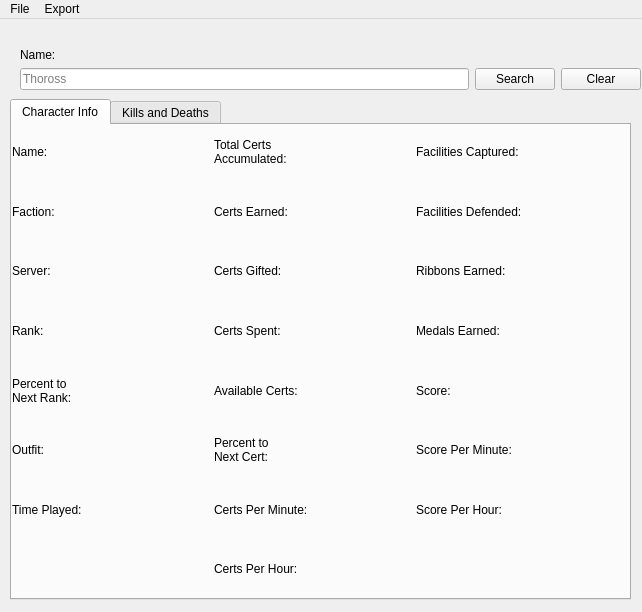
<?xml version="1.0" encoding="UTF-8"?>
<ui version="4.0">
 <class>MainWindow</class>
 <widget class="QMainWindow" name="MainWindow">
  <property name="geometry">
   <rect>
    <x>0</x>
    <y>0</y>
    <width>642</width>
    <height>612</height>
   </rect>
  </property>
  <property name="windowTitle">
   <string>MainWindow</string>
  </property>
  <widget class="QWidget" name="centralwidget">
   <widget class="QWidget" name="gridLayoutWidget">
    <property name="geometry">
     <rect>
      <x>20</x>
      <y>10</y>
      <width>621</width>
      <height>61</height>
     </rect>
    </property>
    <layout class="QGridLayout" name="gridLayout">
     <item row="2" column="0">
      <widget class="QLineEdit" name="txt_name">
       <property name="sizePolicy">
        <sizepolicy hsizetype="MinimumExpanding" vsizetype="Fixed">
         <horstretch>0</horstretch>
         <verstretch>0</verstretch>
        </sizepolicy>
       </property>
       <property name="maxLength">
        <number>200</number>
       </property>
       <property name="placeholderText">
        <string>Thoross</string>
       </property>
      </widget>
     </item>
     <item row="0" column="0">
      <widget class="QLabel" name="lbl_txt_name">
       <property name="text">
        <string>Name:</string>
       </property>
       <property name="alignment">
        <set>Qt::AlignBottom|Qt::AlignLeading|Qt::AlignLeft</set>
       </property>
      </widget>
     </item>
     <item row="2" column="1">
      <widget class="QPushButton" name="btn_search">
       <property name="text">
        <string>Search</string>
       </property>
      </widget>
     </item>
     <item row="2" column="2">
      <widget class="QPushButton" name="btn_clear">
       <property name="text">
        <string>Clear</string>
       </property>
      </widget>
     </item>
    </layout>
   </widget>
   <widget class="QTabWidget" name="tab_character">
    <property name="geometry">
     <rect>
      <x>10</x>
      <y>80</y>
      <width>621</width>
      <height>501</height>
     </rect>
    </property>
    <property name="sizePolicy">
     <sizepolicy hsizetype="Preferred" vsizetype="Preferred">
      <horstretch>0</horstretch>
      <verstretch>0</verstretch>
     </sizepolicy>
    </property>
    <property name="tabPosition">
     <enum>QTabWidget::North</enum>
    </property>
    <property name="tabShape">
     <enum>QTabWidget::Rounded</enum>
    </property>
    <property name="currentIndex">
     <number>0</number>
    </property>
    <widget class="QWidget" name="tab_character_info">
     <attribute name="title">
      <string>Character Info</string>
     </attribute>
     <widget class="QWidget" name="gridLayoutWidget_3">
      <property name="geometry">
       <rect>
        <x>0</x>
        <y>0</y>
        <width>611</width>
        <height>471</height>
       </rect>
      </property>
      <layout class="QGridLayout" name="gridLayout_3">
       <item row="5" column="1">
        <widget class="QLabel" name="lbl_outfit_value">
         <property name="text">
          <string/>
         </property>
        </widget>
       </item>
       <item row="0" column="5">
        <widget class="QLabel" name="lbl_facility_captured_value">
         <property name="text">
          <string/>
         </property>
        </widget>
       </item>
       <item row="6" column="5">
        <widget class="QLabel" name="lbl_sph_value">
         <property name="text">
          <string/>
         </property>
        </widget>
       </item>
       <item row="2" column="2">
        <widget class="QLabel" name="lbl_gifted_certs">
         <property name="text">
          <string>Certs Gifted:</string>
         </property>
        </widget>
       </item>
       <item row="0" column="0">
        <widget class="QLabel" name="lbl_name">
         <property name="text">
          <string>Name:</string>
         </property>
        </widget>
       </item>
       <item row="0" column="1">
        <widget class="QLabel" name="lbl_name_value">
         <property name="text">
          <string/>
         </property>
        </widget>
       </item>
       <item row="0" column="3">
        <widget class="QLabel" name="lbl_total_certs_value">
         <property name="text">
          <string/>
         </property>
        </widget>
       </item>
       <item row="1" column="1">
        <widget class="QLabel" name="lbl_faction_value">
         <property name="text">
          <string/>
         </property>
        </widget>
       </item>
       <item row="1" column="0">
        <widget class="QLabel" name="lbl_faction">
         <property name="text">
          <string>Faction:</string>
         </property>
        </widget>
       </item>
       <item row="2" column="0">
        <widget class="QLabel" name="lbl_server">
         <property name="text">
          <string>Server:</string>
         </property>
        </widget>
       </item>
       <item row="4" column="1">
        <widget class="QLabel" name="lbl_percent_to_next_rank_value">
         <property name="text">
          <string/>
         </property>
        </widget>
       </item>
       <item row="7" column="2">
        <widget class="QLabel" name="lbl_cph">
         <property name="text">
          <string>Certs Per Hour:</string>
         </property>
        </widget>
       </item>
       <item row="0" column="4">
        <widget class="QLabel" name="lbl_facility_captured">
         <property name="text">
          <string>Facilities Captured:</string>
         </property>
        </widget>
       </item>
       <item row="1" column="5">
        <widget class="QLabel" name="lbl_facility_defended_value">
         <property name="text">
          <string/>
         </property>
        </widget>
       </item>
       <item row="1" column="2">
        <widget class="QLabel" name="lbl_earned_certs">
         <property name="text">
          <string>Certs Earned:</string>
         </property>
        </widget>
       </item>
       <item row="5" column="5">
        <widget class="QLabel" name="lbl_spm_value">
         <property name="text">
          <string/>
         </property>
        </widget>
       </item>
       <item row="2" column="1">
        <widget class="QLabel" name="lbl_server_value">
         <property name="text">
          <string/>
         </property>
        </widget>
       </item>
       <item row="6" column="1">
        <widget class="QLabel" name="lbl_timeplayed_value">
         <property name="text">
          <string/>
         </property>
        </widget>
       </item>
       <item row="0" column="2">
        <widget class="QLabel" name="lbl_total_certs">
         <property name="text">
          <string>Total Certs 
Accumulated:</string>
         </property>
        </widget>
       </item>
       <item row="1" column="4">
        <widget class="QLabel" name="lbl_faciliy_defended">
         <property name="text">
          <string>Facilities Defended:</string>
         </property>
        </widget>
       </item>
       <item row="3" column="1">
        <widget class="QLabel" name="lbl_rank_value">
         <property name="text">
          <string/>
         </property>
        </widget>
       </item>
       <item row="6" column="0">
        <widget class="QLabel" name="lbl_timeplayed">
         <property name="text">
          <string>Time Played:</string>
         </property>
        </widget>
       </item>
       <item row="4" column="0">
        <widget class="QLabel" name="lbl_percent_to_next_rank">
         <property name="text">
          <string>Percent to 
Next Rank:</string>
         </property>
        </widget>
       </item>
       <item row="3" column="2">
        <widget class="QLabel" name="lbl_spent_certs">
         <property name="text">
          <string>Certs Spent:</string>
         </property>
        </widget>
       </item>
       <item row="1" column="3">
        <widget class="QLabel" name="lbl_earned_certs_value">
         <property name="text">
          <string/>
         </property>
        </widget>
       </item>
       <item row="2" column="4">
        <widget class="QLabel" name="lbl_ribbons_earned">
         <property name="text">
          <string>Ribbons Earned:</string>
         </property>
        </widget>
       </item>
       <item row="5" column="3">
        <widget class="QLabel" name="lbl_percent_to_next_cert_value">
         <property name="text">
          <string/>
         </property>
        </widget>
       </item>
       <item row="2" column="5">
        <widget class="QLabel" name="lbl_ribbons_earned_value">
         <property name="text">
          <string/>
         </property>
        </widget>
       </item>
       <item row="4" column="3">
        <widget class="QLabel" name="lbl_available_certs_value">
         <property name="text">
          <string/>
         </property>
        </widget>
       </item>
       <item row="3" column="4">
        <widget class="QLabel" name="lbl_medals_earned">
         <property name="text">
          <string>Medals Earned:</string>
         </property>
        </widget>
       </item>
       <item row="3" column="0">
        <widget class="QLabel" name="lbl_rank">
         <property name="sizePolicy">
          <sizepolicy hsizetype="Preferred" vsizetype="Preferred">
           <horstretch>0</horstretch>
           <verstretch>0</verstretch>
          </sizepolicy>
         </property>
         <property name="text">
          <string>Rank:</string>
         </property>
        </widget>
       </item>
       <item row="5" column="0">
        <widget class="QLabel" name="lbl_outfit">
         <property name="text">
          <string>Outfit:</string>
         </property>
        </widget>
       </item>
       <item row="4" column="2">
        <widget class="QLabel" name="lbl_available_certs">
         <property name="text">
          <string>Available Certs:</string>
         </property>
        </widget>
       </item>
       <item row="3" column="3">
        <widget class="QLabel" name="lbl_spent_certs_value">
         <property name="text">
          <string/>
         </property>
        </widget>
       </item>
       <item row="6" column="2">
        <widget class="QLabel" name="lbl_cpm">
         <property name="text">
          <string>Certs Per Minute:</string>
         </property>
        </widget>
       </item>
       <item row="2" column="3">
        <widget class="QLabel" name="lbl_gifted_certs_value">
         <property name="text">
          <string/>
         </property>
        </widget>
       </item>
       <item row="6" column="3">
        <widget class="QLabel" name="lbl_cpm_value">
         <property name="text">
          <string/>
         </property>
        </widget>
       </item>
       <item row="5" column="2">
        <widget class="QLabel" name="lbl_percent_to_next_cert">
         <property name="text">
          <string>Percent to 
Next Cert:</string>
         </property>
        </widget>
       </item>
       <item row="7" column="3">
        <widget class="QLabel" name="lbl_cph_value">
         <property name="text">
          <string/>
         </property>
        </widget>
       </item>
       <item row="4" column="5">
        <widget class="QLabel" name="lbl_score_value">
         <property name="text">
          <string/>
         </property>
        </widget>
       </item>
       <item row="3" column="5">
        <widget class="QLabel" name="lbl_medals_earned_value">
         <property name="text">
          <string/>
         </property>
        </widget>
       </item>
       <item row="4" column="4">
        <widget class="QLabel" name="lbl_score">
         <property name="text">
          <string>Score:</string>
         </property>
        </widget>
       </item>
       <item row="5" column="4">
        <widget class="QLabel" name="lbl_spm">
         <property name="text">
          <string>Score Per Minute:</string>
         </property>
        </widget>
       </item>
       <item row="6" column="4">
        <widget class="QLabel" name="lbl_sph">
         <property name="text">
          <string>Score Per Hour:</string>
         </property>
        </widget>
       </item>
      </layout>
     </widget>
    </widget>
    <widget class="QWidget" name="tab_KDR">
     <attribute name="title">
      <string>Kills and Deaths</string>
     </attribute>
     <widget class="QWidget" name="gridLayoutWidget_2">
      <property name="geometry">
       <rect>
        <x>0</x>
        <y>0</y>
        <width>611</width>
        <height>471</height>
       </rect>
      </property>
      <layout class="QGridLayout" name="gridLayout_2">
       <item row="0" column="1">
        <widget class="QLabel" name="lbl_kills_value">
         <property name="text">
          <string/>
         </property>
        </widget>
       </item>
       <item row="0" column="0">
        <widget class="QLabel" name="lbl_kills">
         <property name="text">
          <string>Kills:</string>
         </property>
        </widget>
       </item>
       <item row="2" column="2">
        <widget class="QLabel" name="lbl_dph">
         <property name="text">
          <string>Deaths 
Per Hour:</string>
         </property>
        </widget>
       </item>
       <item row="0" column="2">
        <widget class="QLabel" name="lbl_deaths">
         <property name="text">
          <string>Deaths:</string>
         </property>
        </widget>
       </item>
       <item row="2" column="3">
        <widget class="QLabel" name="lbl_dph_value">
         <property name="text">
          <string/>
         </property>
        </widget>
       </item>
       <item row="2" column="0">
        <widget class="QLabel" name="lbl_kph">
         <property name="text">
          <string>Kills Per Hour:</string>
         </property>
        </widget>
       </item>
       <item row="1" column="1">
        <widget class="QLabel" name="lbl_kpm_value">
         <property name="text">
          <string/>
         </property>
        </widget>
       </item>
       <item row="2" column="1">
        <widget class="QLabel" name="lbl_kph_value">
         <property name="text">
          <string/>
         </property>
        </widget>
       </item>
       <item row="0" column="3">
        <widget class="QLabel" name="lbl_death_value">
         <property name="text">
          <string/>
         </property>
        </widget>
       </item>
       <item row="6" column="2">
        <widget class="QLabel" name="lbl_kdr">
         <property name="text">
          <string>Kill Death 
Ratio:</string>
         </property>
        </widget>
       </item>
       <item row="1" column="2">
        <widget class="QLabel" name="lbl_dpm">
         <property name="text">
          <string>Deaths 
Per Minute:</string>
         </property>
        </widget>
       </item>
       <item row="1" column="0">
        <widget class="QLabel" name="lbl_kpm">
         <property name="text">
          <string>Kills Per Minute:</string>
         </property>
        </widget>
       </item>
       <item row="4" column="0">
        <widget class="QLabel" name="lbl_TR_kills">
         <property name="text">
          <string>TR Kills:</string>
         </property>
        </widget>
       </item>
       <item row="3" column="0">
        <widget class="QLabel" name="lbl_NC_kills">
         <property name="text">
          <string>NC Kills:</string>
         </property>
        </widget>
       </item>
       <item row="1" column="3">
        <widget class="QLabel" name="lbl_dpm_value">
         <property name="text">
          <string/>
         </property>
        </widget>
       </item>
       <item row="6" column="0">
        <widget class="QLabel" name="lbl_assists">
         <property name="text">
          <string>Assists:</string>
         </property>
        </widget>
       </item>
       <item row="5" column="0">
        <widget class="QLabel" name="lbl_VS_kills">
         <property name="text">
          <string>VS Kills:</string>
         </property>
        </widget>
       </item>
       <item row="3" column="2">
        <widget class="QLabel" name="lbl_NC_deaths">
         <property name="text">
          <string>NC Deaths:</string>
         </property>
        </widget>
       </item>
       <item row="4" column="2">
        <widget class="QLabel" name="lbl_TR_deaths">
         <property name="text">
          <string>TR Deaths:</string>
         </property>
        </widget>
       </item>
       <item row="5" column="2">
        <widget class="QLabel" name="lbl_VS_deaths">
         <property name="text">
          <string>VS Deaths:</string>
         </property>
        </widget>
       </item>
       <item row="3" column="1">
        <widget class="QLabel" name="lbl_NC_kills_value">
         <property name="text">
          <string/>
         </property>
        </widget>
       </item>
       <item row="4" column="1">
        <widget class="QLabel" name="lbl_TR_kills_value">
         <property name="text">
          <string/>
         </property>
        </widget>
       </item>
       <item row="5" column="1">
        <widget class="QLabel" name="lbl_VS_kills_value">
         <property name="text">
          <string/>
         </property>
        </widget>
       </item>
       <item row="3" column="3">
        <widget class="QLabel" name="lbl_NC_deaths_value">
         <property name="text">
          <string/>
         </property>
        </widget>
       </item>
       <item row="4" column="3">
        <widget class="QLabel" name="lbl_TR_deaths_value">
         <property name="text">
          <string/>
         </property>
        </widget>
       </item>
       <item row="5" column="3">
        <widget class="QLabel" name="lbl_VS_deaths_value">
         <property name="text">
          <string/>
         </property>
        </widget>
       </item>
       <item row="6" column="1">
        <widget class="QLabel" name="lbl_assists_value">
         <property name="text">
          <string/>
         </property>
        </widget>
       </item>
       <item row="6" column="3">
        <widget class="QLabel" name="lbl_kdr_value">
         <property name="text">
          <string/>
         </property>
        </widget>
       </item>
       <item row="7" column="5">
        <widget class="QLabel" name="lbl_VS_dominations_value">
         <property name="text">
          <string/>
         </property>
        </widget>
       </item>
       <item row="7" column="4">
        <widget class="QLabel" name="lbl_VS_dominations">
         <property name="text">
          <string>VS Dominations:</string>
         </property>
        </widget>
       </item>
       <item row="6" column="4">
        <widget class="QLabel" name="lbl_TR_dominations">
         <property name="text">
          <string>TR Dominations:</string>
         </property>
        </widget>
       </item>
       <item row="5" column="4">
        <widget class="QLabel" name="lbl_NC_domination">
         <property name="text">
          <string>NC Dominations:</string>
         </property>
        </widget>
       </item>
       <item row="6" column="5">
        <widget class="QLabel" name="lbl_TR_dominations_value">
         <property name="text">
          <string/>
         </property>
        </widget>
       </item>
       <item row="5" column="5">
        <widget class="QLabel" name="lbl_NC_domination_value">
         <property name="text">
          <string/>
         </property>
        </widget>
       </item>
       <item row="3" column="4">
        <widget class="QLabel" name="lbl_TR_revenge">
         <property name="text">
          <string>TR Revenge Count:</string>
         </property>
        </widget>
       </item>
       <item row="2" column="4">
        <widget class="QLabel" name="lbl_NC_revenge">
         <property name="text">
          <string>NC Revenge Count:</string>
         </property>
        </widget>
       </item>
       <item row="2" column="5">
        <widget class="QLabel" name="lbl_NC_revenge_value">
         <property name="text">
          <string/>
         </property>
        </widget>
       </item>
       <item row="3" column="5">
        <widget class="QLabel" name="lbl_TR_revenge_value">
         <property name="text">
          <string/>
         </property>
        </widget>
       </item>
       <item row="4" column="4">
        <widget class="QLabel" name="lbl_VS_revenge">
         <property name="text">
          <string>VS Revenge Count:</string>
         </property>
        </widget>
       </item>
       <item row="4" column="5">
        <widget class="QLabel" name="lbl_VS_revenge_value">
         <property name="text">
          <string/>
         </property>
        </widget>
       </item>
       <item row="0" column="4">
        <widget class="QLabel" name="lbl_revenge">
         <property name="text">
          <string>Total Revenge 
Count:</string>
         </property>
        </widget>
       </item>
       <item row="0" column="5">
        <widget class="QLabel" name="lbl_revenge_value">
         <property name="text">
          <string/>
         </property>
        </widget>
       </item>
       <item row="1" column="4">
        <widget class="QLabel" name="lbl_dominations">
         <property name="text">
          <string>Total Dominations:</string>
         </property>
        </widget>
       </item>
       <item row="1" column="5">
        <widget class="QLabel" name="lbl_dominations_value">
         <property name="text">
          <string/>
         </property>
        </widget>
       </item>
      </layout>
     </widget>
    </widget>
   </widget>
  </widget>
  <widget class="QMenuBar" name="menubar">
   <property name="geometry">
    <rect>
     <x>0</x>
     <y>0</y>
     <width>642</width>
     <height>21</height>
    </rect>
   </property>
   <widget class="QMenu" name="menuFile">
    <property name="title">
     <string>File</string>
    </property>
    <addaction name="actionQuit"/>
   </widget>
   <widget class="QMenu" name="menuExport">
    <property name="title">
     <string>Export</string>
    </property>
    <addaction name="ExportCSV"/>
    <addaction name="actionText_File"/>
   </widget>
   <addaction name="menuFile"/>
   <addaction name="menuExport"/>
  </widget>
  <action name="actionQuit">
   <property name="text">
    <string>Quit</string>
   </property>
  </action>
  <action name="ExportCSV">
   <property name="text">
    <string>CSV</string>
   </property>
  </action>
  <action name="actionText_File">
   <property name="text">
    <string>Text File</string>
   </property>
  </action>
 </widget>
 <resources/>
 <connections/>
</ui>
